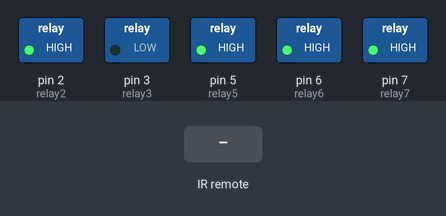
The sketch below on a simulated Arduino Uno, built with avr-gcc and run on an emulated ATmega328P. Shown: switched loads named in the sketch (green lamp = pin HIGH). Inputs (shaded band) come from the test bench. Pins used as bus, display or sensor lines are not drawn.

Above: at 1.2 s.
1.3 s: infrared code 0xFF12ED received
At 2.5 s:
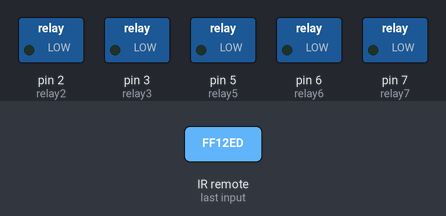
2.8 s: infrared code 0xFF12ED received
At 3.6 s:
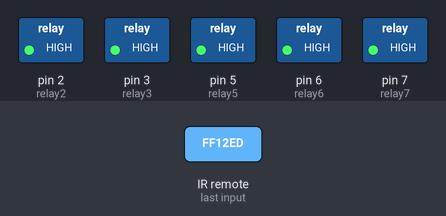
Timing chart, 0 to 5.8 s (numbered marks = the images above; inputs shaded):
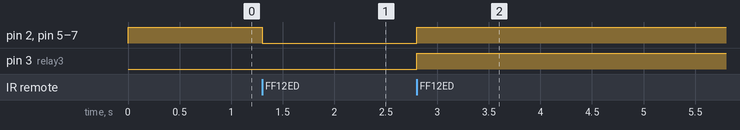

The sketch:

les_relais.ino
```cpp
#include<IRremote.h>

const char DIN_RECEPTEUR_INFRAROUGE=4;  //
IRrecv monRecepteurInfraRouge(DIN_RECEPTEUR_INFRAROUGE);  //
int relay1 = 1;  //
int relay2 = 2;  //
int relay3 = 3;  //
int relay4 = 4;  //
int relay5 = 5;  //
int relay6 = 6;  //
int relay7 = 7;  //

decode_results messageRecu;  //
//-------------------------------------------------------------------------------------------------------------------------------------
//-------------------------------------------------------------------------------------------------------------------------------------

        int togglestate1=0;  //
        int togglestate2=0;  //
        int togglestate3=0;  //
        int togglestate4=0;  //
        int togglestate5=0;  //
        int togglestate6=0;  //
        int togglestate7=0;  //
//----------------------------------------------------------------------------------------------------------------------------------
//-----------------------------------------------------------------------------------------------------------------------------------
void setup()
{
        Serial.begin(9600);  //
        monRecepteurInfraRouge.enableIRIn();  //
        monRecepteurInfraRouge.blink13(true);  //
        pinMode(relay1, OUTPUT);  //
        pinMode(relay2, OUTPUT);  //
        pinMode(relay3, OUTPUT);  //
        pinMode(relay4, OUTPUT);  //
        pinMode(relay5, OUTPUT);  //
        pinMode(relay6, OUTPUT);  //
        pinMode(relay7, OUTPUT);  //

//-------------------------------------------------------------------------------------------------------------------------------------
//-------------------------------------------------------------------------------------------------------------------------------------
       digitalWrite(relay1, HIGH);  //
       digitalWrite(relay2, HIGH);  //
       digitalWrite(relay4, HIGH);  //
       digitalWrite(relay5, HIGH);  //
       digitalWrite(relay6, HIGH);  //
       digitalWrite(relay7, HIGH);  //


}

void loop()
{
 if (monRecepteurInfraRouge.decode(&messageRecu))      //
   {

      if (messageRecu.value == 0xFF02FD)           //
        {
           if(togglestate1==0)                   //
        {
          digitalWrite(relay1, LOW);           //
          togglestate1=1;                      //
        }
      else
        {
          digitalWrite(relay1, HIGH);  //
          togglestate1=0;  //
        }
        }
//------------------------------------------------------------------------------------------------------------------------------------
//------------------------------------------------------------------------------------------------------------------------------------
         if (messageRecu.value == 0xFF12ED)       //
        {
         if(togglestate2==0)                   //
        {
         digitalWrite(relay2,LOW);           //
         togglestate2=1;                    //
        }
        else
        {
        digitalWrite(relay2,HIGH);      //
        togglestate2=0;                //
        }
        }
//-----------------------------------------------------------------------------------------------------------------------------------
//-----------------------------------------------------------------------------------------------------------------------------------
         if (messageRecu.value == 0xFF12ED)      //
        {
         if(togglestate3==0)                  //
        {
         digitalWrite(relay3,LOW);         //
         togglestate3=1;                  //
        }
        else
        {
        digitalWrite(relay3,HIGH);  //
        togglestate3=0;  //
        }
        }
//----------------------------------------------------------------------------------------------------------------------------------
//----------------------------------------------------------------------------------------------------------------------------------
         if (messageRecu.value == 0xFF12ED)      //
        {
         if(togglestate4==0)                   //
        {
         digitalWrite(relay4,LOW);           //
         togglestate4=1;                   //
        }
        else
        {
        digitalWrite(relay4,HIGH);    //
        togglestate4=0;              //
        }
        }
//------------------------------------------------------------------------------------------------------------------------------------
//------------------------------------------------------------------------------------------------------------------------------------
         if (messageRecu.value == 0xFF12ED)   //
        {
         if(togglestate5==0)                 //
        {
         digitalWrite(relay5,LOW);          //
         togglestate5=1;                   //
        }
        else
        {
        digitalWrite(relay5,HIGH);       //
        togglestate5=0;                 //
        }
        }
//-----------------------------------------------------------------------------------------------------------------------------------
//-----------------------------------------------------------------------------------------------------------------------------------
         if (messageRecu.value == 0xFF12ED)    //
        {
         if(togglestate6==0)                 //
        {
         digitalWrite(relay6,LOW);         //
         togglestate6=1;                  //
        }
        else
        {
        digitalWrite(relay6,HIGH);    //
        togglestate6=0;              //
        }
        }
//----------------------------------------------------------------------------------------------------------------------------------
//------------------------------------------------------------------------------------------------------------------------------------
         if (messageRecu.value == 0xFF12ED)  //
        {
         if(togglestate7==0)              //
        {
         digitalWrite(relay7,LOW);      //
         togglestate7=1;              //
        }
        else
        {
        digitalWrite(relay7,HIGH); //
        togglestate7=0;          //
        }
        }
//-----------------------------------------------------------------------------------------------------------------------------------
//-----------------------------------------------------------------------------------------------------------------------------------

    delay(500);
    monRecepteurInfraRouge.resume();   //

  }
  delay(1);
}
```

Measured:
- after the input at 1.3 s, pin 2 (relay2), pin 5 (relay5), pin 6 (relay6), pin 7 (relay7): HIGH → LOW at once
- after the input at 2.8 s, pin 2 (relay2), pin 3 (relay3), pin 5 (relay5), pin 6 (relay6), pin 7 (relay7): LOW → HIGH at once
